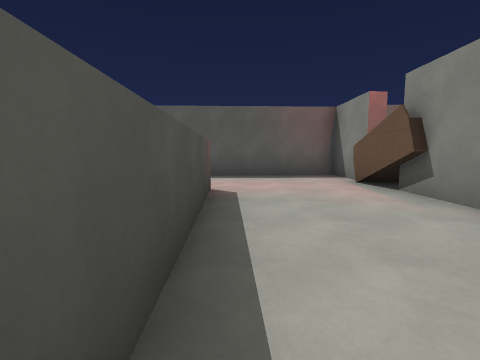
[1] (above)

19 first-person views from a walk through a Godot game level. The camera is 1.3 m above the floor, tilts 6° down and sees 85° across. The floor is counted in squares, 2 m on a side. Each view is taken from the middle of a square. On the plan, view 1 faces up. The plan holds only what a view shows up to about 9 squares ahead; the rest is blank. The place goes on beyond the plan. Surface patterns are stand-ins for the level's own textures.

[2]
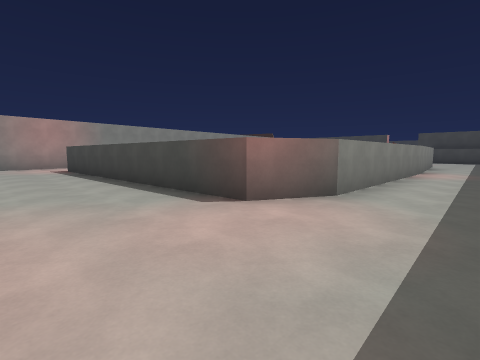

[3]
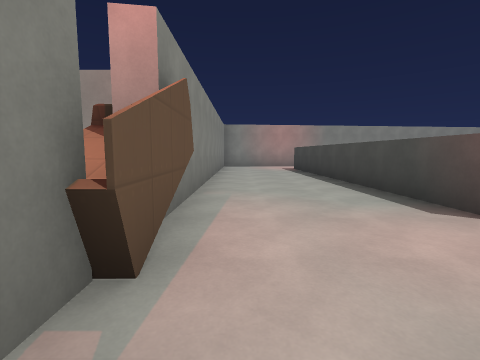

[4]
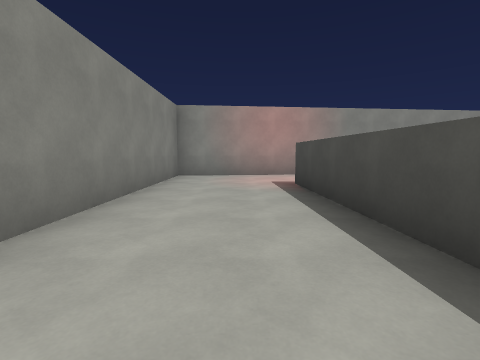

[5]
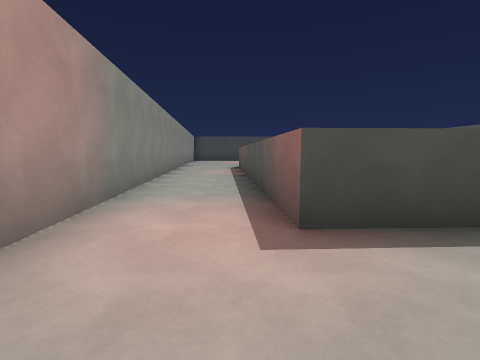

[6]
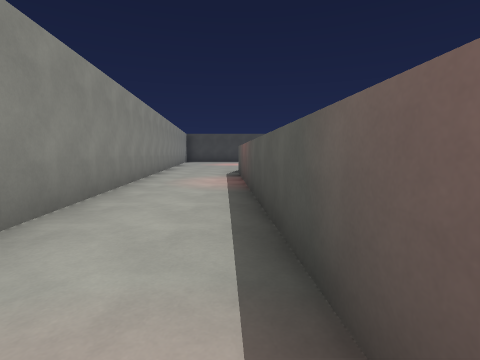

[7]
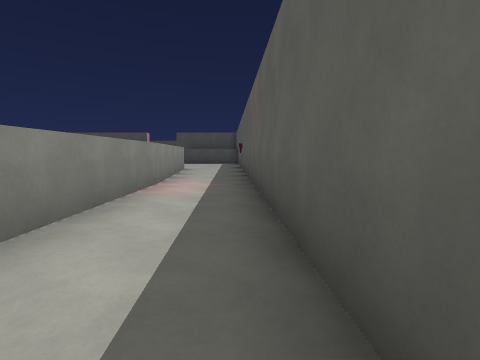

[8]
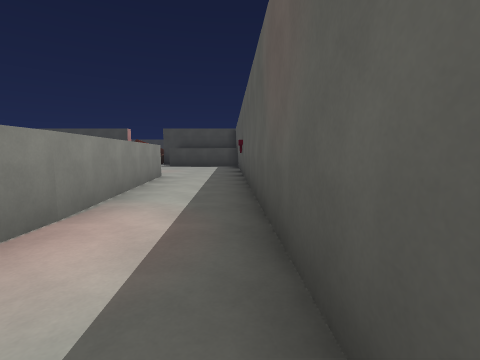

[9]
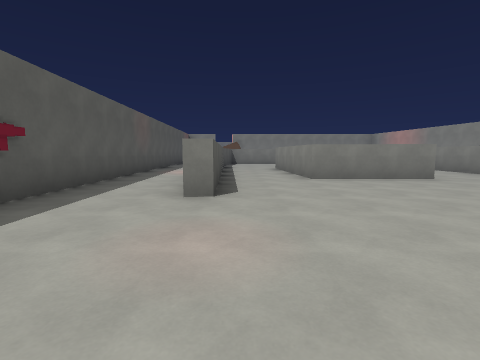

[10]
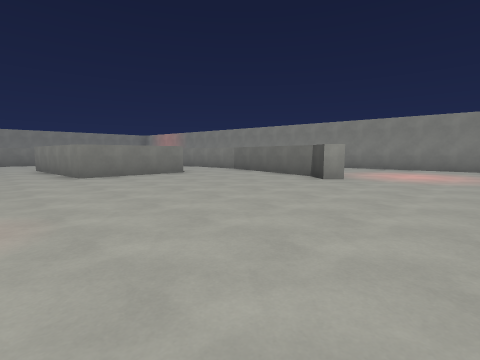

[11]
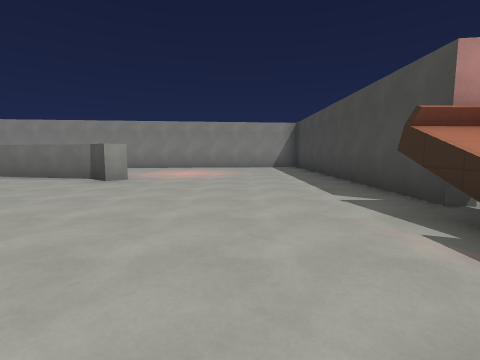

[12]
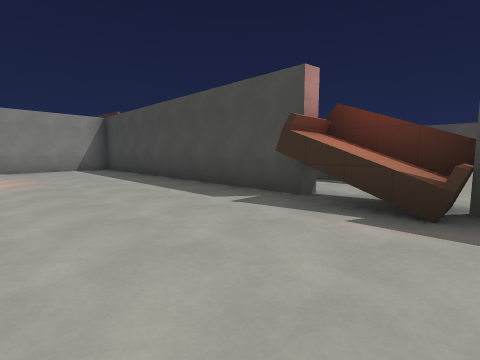

[13]
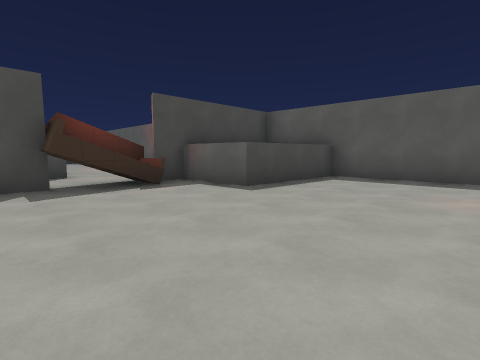

[14]
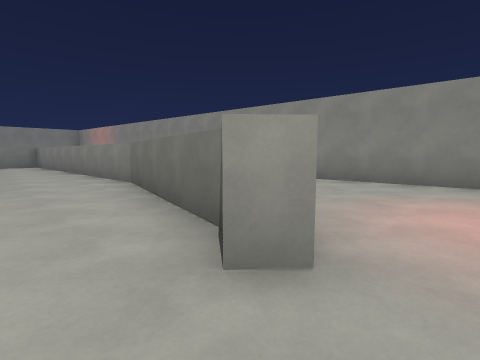

[15]
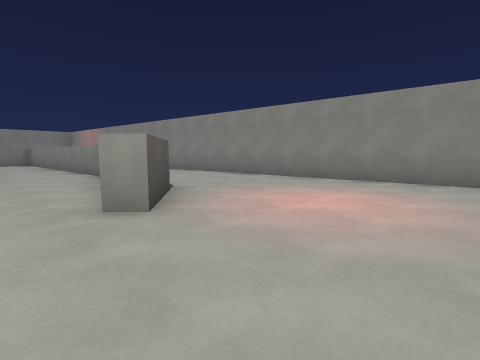

[16]
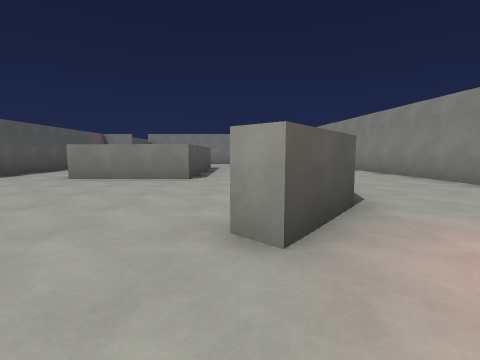

[17]
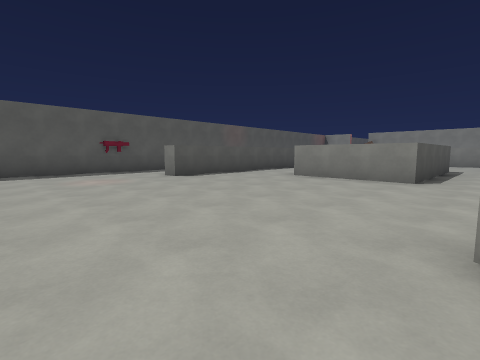

[18]
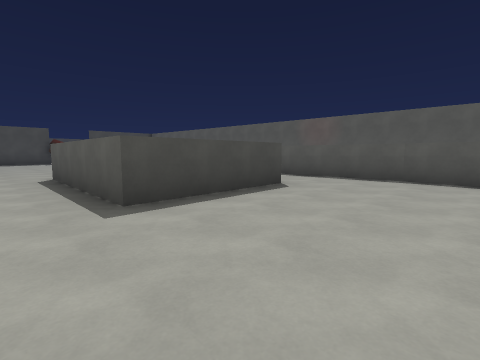

[19]
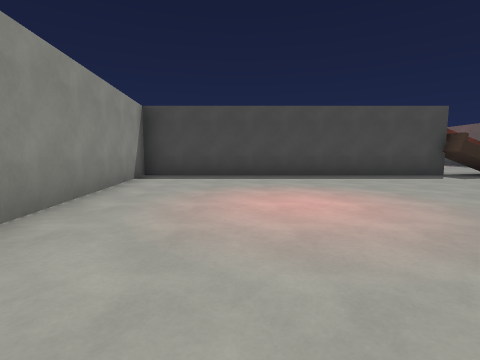

### Floor plan
Ten units are one square. View 1 is at (0, 0); x grows to the right and y downward. Boxes are objects, and circles mark ways between rooms. Rooms are numbered by the first view taken in them; rooms with no view inside come last. Other rooms are left out.
<svg viewBox="-210 -81 260 163">
<path fill="none" stroke="#000" d="M27 -56 27 -76 -8 -75M-25 -75 -116 -71M-75 -53 -18 -53 -5 -46 -2 35 -46 38M-45 61 27 54 27 -36M-122 -48 -73 -53M-128 34 -143 23 -139 19 -134 24 -106 30M-96 -5 -96 -22M-195 -6 -195 77 -45 61M-84 40 -90 40M-95 -45 -122 -44 -122 -48M-72 39 -80 40M-116 -71 -173 -69 -175 -37 -195 -36 -195 -28M-46 38 -70 39M-53 -26 -52 8 -96 7 -96 -5M-34 -48 -95 -45M-23 -46 -36 -48M-96 -22 -56 -25M-95 33 -42 30M-106 30 -92 33"/>
<rect x="25" y="-55" width="20" height="20" fill="#bbb"><title>barrier</title></rect>
<rect x="-205" y="-25" width="20" height="20" fill="#bbb"><title>barrier</title></rect>
<circle cx="-120" cy="-60" r="3" fill="#2a7"/>
<circle cx="-50" cy="45" r="3" fill="#2a7"/>
<circle cx="-105" cy="-8" r="3" fill="#2a7"/>
<text x="0" y="-20">1</text>
<text x="-140" y="10">2</text>
<text x="-50" y="-10">3</text>
</svg>
Room 1 opens to room 2. Room 2 opens to room 3.

Where each view was taken, in squares from view 1:
view 1: 0 up, 0 right, facing up
view 2: 7 up, 2 right, facing down-left
view 3: 7 up, 2 right, facing down
view 4: 2 up, 1 right, facing down
view 5: 4 down, 2 right, facing left
view 6: 4 down, 1 left, facing left
view 7: 7 up, 2 left, facing left
view 8: 7 up, 5 left, facing left
view 9: 4 up, 16 left, facing right
view 10: 4 up, 17 left, facing down-right
view 11: 4 up, 17 left, facing down
view 12: 3 up, 16 left, facing down-left
view 13: 0 up, 14 left, facing up-left
view 14: 1 down, 15 left, facing down-right
view 15: 1 down, 17 left, facing down-right
view 16: 2 down, 16 left, facing right
view 17: 2 down, 16 left, facing up-right
view 18: 2 down, 2 left, facing up-left
view 19: 5 down, 12 left, facing left
